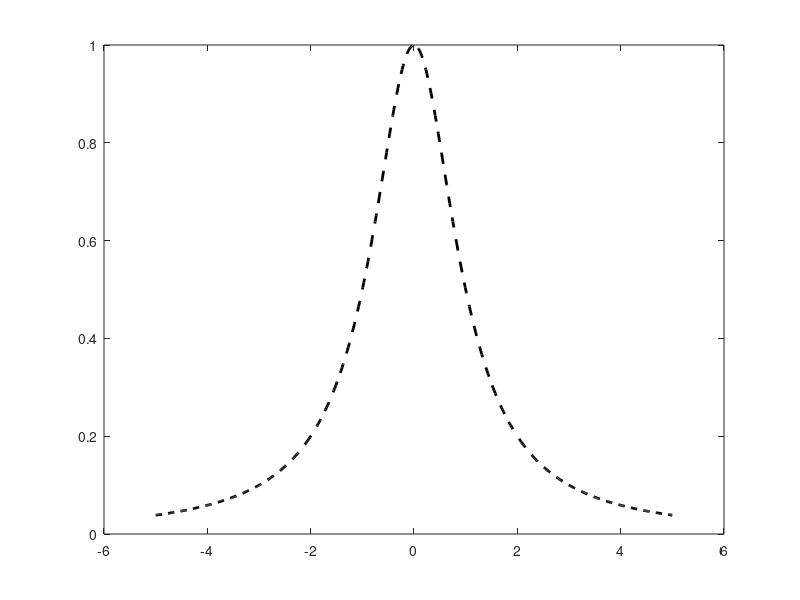

MATLAB code for this plot: (Note: this script raises an error after producing the figure.)
f_runge = @(x) 1 ./ (1 + x.^2);
m = 12; % Grad ridicat

% Noduri Echidistante
x_eq = linspace(-5, 5, m+1);
y_eq = f_runge(x_eq);

% Noduri Cebîșev (scalate la intervalul [-5, 5])
j = 0:m;
x_cheb = 5 * cos(j * pi / m);
y_cheb = f_runge(x_cheb);

% Grafic
xx = linspace(-5, 5, 500);
figure;
plot(xx, f_runge(xx), 'k--', 'LineWidth', 2); hold on;
plot(xx, lagrange_interpol(x_eq, y_eq, xx), 'r');   % Problema Runge
plot(xx, lagrange_interpol(x_cheb, y_cheb, xx), 'b'); % Solutia Cebisev
legend('Original', 'Echidistante (Eroare mare!)', 'Cebisev (Stabil)');
title('Fenomenul Runge - Comparatie Noduri');
